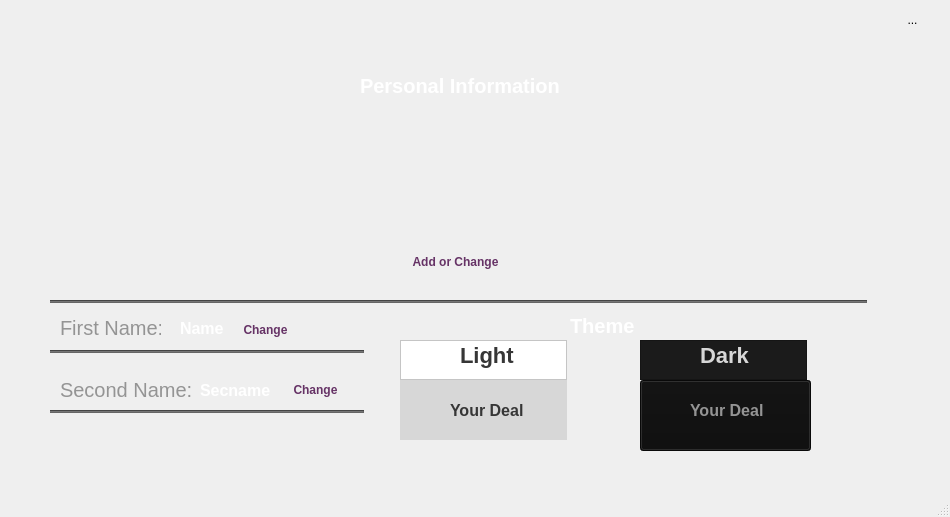
<?xml version="1.0" encoding="UTF-8"?>
<ui version="4.0">
 <class>MainWindow</class>
 <widget class="QMainWindow" name="MainWindow">
  <property name="geometry">
   <rect>
    <x>0</x>
    <y>0</y>
    <width>950</width>
    <height>517</height>
   </rect>
  </property>
  <property name="windowTitle">
   <string>MainWindow</string>
  </property>
  <widget class="QWidget" name="centralwidget">
   <widget class="QLabel" name="label">
    <property name="geometry">
     <rect>
      <x>0</x>
      <y>0</y>
      <width>950</width>
      <height>517</height>
     </rect>
    </property>
    <property name="text">
     <string/>
    </property>
    <property name="pixmap">
     <pixmap>background_Settings.png</pixmap>
    </property>
    <property name="scaledContents">
     <bool>true</bool>
    </property>
   </widget>
   <widget class="QToolButton" name="toolButton">
    <property name="geometry">
     <rect>
      <x>900</x>
      <y>10</y>
      <width>25</width>
      <height>19</height>
     </rect>
    </property>
    <property name="styleSheet">
     <string notr="true">border:none;
</string>
    </property>
    <property name="text">
     <string>...</string>
    </property>
   </widget>
   <widget class="QLabel" name="label_2">
    <property name="geometry">
     <rect>
      <x>360</x>
      <y>60</y>
      <width>221</width>
      <height>51</height>
     </rect>
    </property>
    <property name="styleSheet">
     <string notr="true">font-size: 20px;
color: #FFFFFF;
font-weight: bold;
</string>
    </property>
    <property name="text">
     <string>Personal Information</string>
    </property>
   </widget>
   <widget class="QLabel" name="label_3">
    <property name="geometry">
     <rect>
      <x>380</x>
      <y>110</y>
      <width>149</width>
      <height>123</height>
     </rect>
    </property>
    <property name="text">
     <string/>
    </property>
    <property name="pixmap">
     <pixmap>../../../../Documents/AProg/gitlab/ToDo/src/Welcome_Window1/icons/Empty_avatar.png</pixmap>
    </property>
    <property name="scaledContents">
     <bool>true</bool>
    </property>
   </widget>
   <widget class="QPushButton" name="pushButton">
    <property name="geometry">
     <rect>
      <x>410</x>
      <y>250</y>
      <width>91</width>
      <height>23</height>
     </rect>
    </property>
    <property name="styleSheet">
     <string notr="true">border:none;
color: #663366;
font-weight: bold;</string>
    </property>
    <property name="text">
     <string>Add or Change</string>
    </property>
   </widget>
   <widget class="Line" name="line">
    <property name="geometry">
     <rect>
      <x>50</x>
      <y>300</y>
      <width>817</width>
      <height>3</height>
     </rect>
    </property>
    <property name="styleSheet">
     <string notr="true">background-color:#666666;

</string>
    </property>
    <property name="orientation">
     <enum>Qt::Horizontal</enum>
    </property>
   </widget>
   <widget class="Line" name="line_2">
    <property name="geometry">
     <rect>
      <x>50</x>
      <y>350</y>
      <width>314</width>
      <height>3</height>
     </rect>
    </property>
    <property name="styleSheet">
     <string notr="true">background-color: #666666;
</string>
    </property>
    <property name="orientation">
     <enum>Qt::Horizontal</enum>
    </property>
   </widget>
   <widget class="Line" name="line_3">
    <property name="geometry">
     <rect>
      <x>50</x>
      <y>410</y>
      <width>314</width>
      <height>3</height>
     </rect>
    </property>
    <property name="styleSheet">
     <string notr="true">background-color: #666666;
</string>
    </property>
    <property name="orientation">
     <enum>Qt::Horizontal</enum>
    </property>
   </widget>
   <widget class="QLabel" name="label_4">
    <property name="geometry">
     <rect>
      <x>60</x>
      <y>320</y>
      <width>101</width>
      <height>16</height>
     </rect>
    </property>
    <property name="styleSheet">
     <string notr="true">font-size: 20px;
color: #949494;
</string>
    </property>
    <property name="text">
     <string>First Name:</string>
    </property>
   </widget>
   <widget class="QLabel" name="label_5">
    <property name="geometry">
     <rect>
      <x>60</x>
      <y>380</y>
      <width>131</width>
      <height>20</height>
     </rect>
    </property>
    <property name="styleSheet">
     <string notr="true">font-size: 20px;
color: #949494;
</string>
    </property>
    <property name="text">
     <string>Second Name:</string>
    </property>
   </widget>
   <widget class="QLabel" name="label_6">
    <property name="geometry">
     <rect>
      <x>180</x>
      <y>320</y>
      <width>51</width>
      <height>16</height>
     </rect>
    </property>
    <property name="styleSheet">
     <string notr="true">color: #FFFFFF;
font-size:16px;
font-weight:bold;

</string>
    </property>
    <property name="text">
     <string>Name</string>
    </property>
   </widget>
   <widget class="QLabel" name="label_7">
    <property name="geometry">
     <rect>
      <x>200</x>
      <y>380</y>
      <width>91</width>
      <height>21</height>
     </rect>
    </property>
    <property name="styleSheet">
     <string notr="true">font-size: 16px;
font-weight: bold;
color: #FFFFFF;
</string>
    </property>
    <property name="text">
     <string>Secname</string>
    </property>
   </widget>
   <widget class="QToolButton" name="toolButton_2">
    <property name="geometry">
     <rect>
      <x>240</x>
      <y>320</y>
      <width>51</width>
      <height>19</height>
     </rect>
    </property>
    <property name="styleSheet">
     <string notr="true">border:none;
color:#663366;
font-weight: bold;
</string>
    </property>
    <property name="text">
     <string>Change</string>
    </property>
   </widget>
   <widget class="QToolButton" name="toolButton_3">
    <property name="geometry">
     <rect>
      <x>290</x>
      <y>380</y>
      <width>51</width>
      <height>19</height>
     </rect>
    </property>
    <property name="styleSheet">
     <string notr="true">border:none;
color:#663366;
font-weight: bold;
</string>
    </property>
    <property name="text">
     <string>Change</string>
    </property>
   </widget>
   <widget class="QLabel" name="label_8">
    <property name="geometry">
     <rect>
      <x>570</x>
      <y>310</y>
      <width>81</width>
      <height>31</height>
     </rect>
    </property>
    <property name="styleSheet">
     <string notr="true">font-size:20px;
font-weight: bold;
color:#FFFFFF;
</string>
    </property>
    <property name="text">
     <string>Theme</string>
    </property>
   </widget>
   <widget class="QGraphicsView" name="Light_border_up_2">
    <property name="geometry">
     <rect>
      <x>400</x>
      <y>340</y>
      <width>167</width>
      <height>40</height>
     </rect>
    </property>
    <property name="styleSheet">
     <string notr="true">background-color: #FFFFFF;
</string>
    </property>
   </widget>
   <widget class="QToolButton" name="toolButton_4">
    <property name="geometry">
     <rect>
      <x>400</x>
      <y>380</y>
      <width>167</width>
      <height>60</height>
     </rect>
    </property>
    <property name="styleSheet">
     <string notr="true">QToolButton:clicked {
	background-color:#D7D7D7;
	border-style: hidden;
	}
QToolButton:hover {
	background-color: #D7D7D7;
	border-style: hidden;
	}
QToolButton {
	background-color: #D7D7D7;
	border-style: hidden;
	}
</string>
    </property>
    <property name="text">
     <string/>
    </property>
   </widget>
   <widget class="QLabel" name="Checkbox_Light">
    <property name="geometry">
     <rect>
      <x>410</x>
      <y>400</y>
      <width>21</width>
      <height>21</height>
     </rect>
    </property>
    <property name="text">
     <string/>
    </property>
    <property name="pixmap">
     <pixmap>../../../../Documents/AProg/gitlab/ToDo/src/Welcome_Window1/icons/Checkbox_Light.png</pixmap>
    </property>
    <property name="scaledContents">
     <bool>true</bool>
    </property>
   </widget>
   <widget class="QLabel" name="LightDeal">
    <property name="geometry">
     <rect>
      <x>450</x>
      <y>400</y>
      <width>81</width>
      <height>20</height>
     </rect>
    </property>
    <property name="styleSheet">
     <string notr="true">color: #363636;
font-size: 16px;
font-weight: bold;
font-family: Calibri, Candara, Segoe, &quot;Segoe UI&quot;, Optima, Arial, sans-serif;
font-style: normal;</string>
    </property>
    <property name="text">
     <string>Your Deal</string>
    </property>
   </widget>
   <widget class="QLabel" name="Light">
    <property name="geometry">
     <rect>
      <x>460</x>
      <y>340</y>
      <width>61</width>
      <height>31</height>
     </rect>
    </property>
    <property name="styleSheet">
     <string notr="true">color: #363636;
font-size: 22px;
font-weight: bold;
font-family: Calibri, Candara, Segoe, &quot;Segoe UI&quot;, Optima, Arial, sans-serif;
font-style: normal;</string>
    </property>
    <property name="text">
     <string>Light</string>
    </property>
   </widget>
   <widget class="QGraphicsView" name="Dark_border_up_2">
    <property name="geometry">
     <rect>
      <x>640</x>
      <y>340</y>
      <width>167</width>
      <height>40</height>
     </rect>
    </property>
    <property name="styleSheet">
     <string notr="true">background-color: #1B1B1B;
border-color: black;


</string>
    </property>
   </widget>
   <widget class="QLabel" name="Dark">
    <property name="geometry">
     <rect>
      <x>700</x>
      <y>340</y>
      <width>51</width>
      <height>31</height>
     </rect>
    </property>
    <property name="styleSheet">
     <string notr="true">color: #D7D7D7;
font-size: 22px;
font-weight: bold;
font-family: Calibri, Candara, Segoe, &quot;Segoe UI&quot;, Optima, Arial, sans-serif;
font-style: normal;</string>
    </property>
    <property name="text">
     <string>Dark</string>
    </property>
   </widget>
   <widget class="QToolButton" name="toolButton_5">
    <property name="geometry">
     <rect>
      <x>640</x>
      <y>380</y>
      <width>171</width>
      <height>71</height>
     </rect>
    </property>
    <property name="styleSheet">
     <string notr="true">background-color: #0D0D0D;
</string>
    </property>
    <property name="text">
     <string/>
    </property>
   </widget>
   <widget class="QLabel" name="Checkbox_Dark_2">
    <property name="geometry">
     <rect>
      <x>650</x>
      <y>400</y>
      <width>21</width>
      <height>21</height>
     </rect>
    </property>
    <property name="styleSheet">
     <string notr="true"/>
    </property>
    <property name="text">
     <string/>
    </property>
    <property name="pixmap">
     <pixmap>../../../../Documents/AProg/gitlab/ToDo/src/Welcome_Window1/icons/Checkbox_Dark.png</pixmap>
    </property>
    <property name="scaledContents">
     <bool>true</bool>
    </property>
   </widget>
   <widget class="QLabel" name="DarkDEal">
    <property name="geometry">
     <rect>
      <x>690</x>
      <y>400</y>
      <width>91</width>
      <height>21</height>
     </rect>
    </property>
    <property name="styleSheet">
     <string notr="true">color: #949494;
font-size: 16px;
font-weight: bold;
font-family: Calibri, Candara, Segoe, &quot;Segoe UI&quot;, Optima, Arial, sans-serif;
font-style: normal;</string>
    </property>
    <property name="text">
     <string>Your Deal</string>
    </property>
   </widget>
   <zorder>label</zorder>
   <zorder>toolButton</zorder>
   <zorder>label_2</zorder>
   <zorder>label_3</zorder>
   <zorder>pushButton</zorder>
   <zorder>line</zorder>
   <zorder>line_2</zorder>
   <zorder>line_3</zorder>
   <zorder>label_4</zorder>
   <zorder>label_5</zorder>
   <zorder>label_6</zorder>
   <zorder>label_7</zorder>
   <zorder>toolButton_2</zorder>
   <zorder>toolButton_3</zorder>
   <zorder>label_8</zorder>
   <zorder>toolButton_4</zorder>
   <zorder>Light_border_up_2</zorder>
   <zorder>Checkbox_Light</zorder>
   <zorder>LightDeal</zorder>
   <zorder>Light</zorder>
   <zorder>Dark_border_up_2</zorder>
   <zorder>Dark</zorder>
   <zorder>toolButton_5</zorder>
   <zorder>Checkbox_Dark_2</zorder>
   <zorder>DarkDEal</zorder>
  </widget>
  <widget class="QMenuBar" name="menubar">
   <property name="geometry">
    <rect>
     <x>0</x>
     <y>0</y>
     <width>950</width>
     <height>21</height>
    </rect>
   </property>
  </widget>
  <widget class="QStatusBar" name="statusbar"/>
 </widget>
 <resources/>
 <connections/>
</ui>
